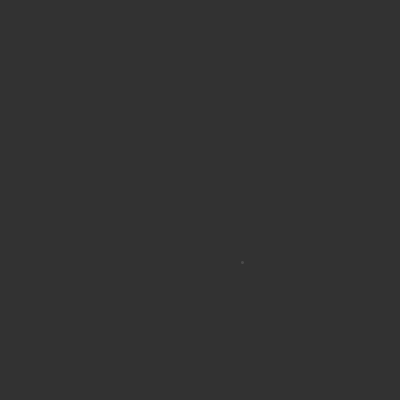
Frame 1 (no input)
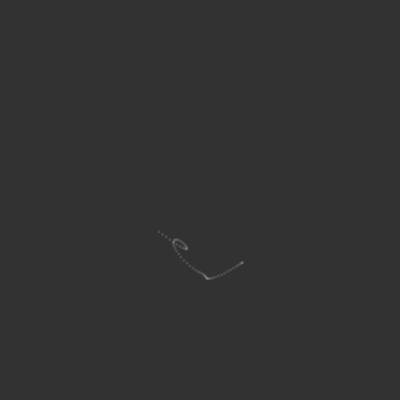
Frame 60 (the mouse pressed at the canvas centre just before this capture)
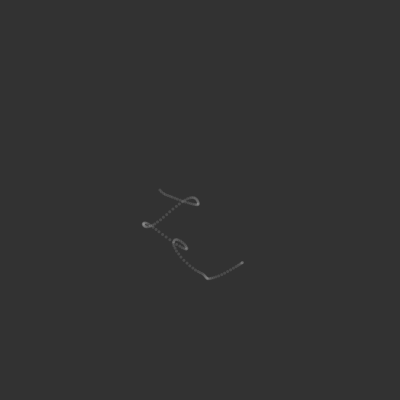
Frame 120 (the mouse held since frame 60 and released just before this capture)

The Processing sketch that drew these frames (run headless with seeded random() and noise(); from frame 60 on, the mouse is pressed at the canvas centre):

// Processing sketch: exercise01
// ── exercise01.pde
/*
Nature of Code - Introduction
 Exercise 1.1: A walker using vectors and Perlin Noise
 
 Author: Fabio Sasseron
 https://github.com/whysasse/mcqb
 */


//Declara objeto
Andarilho a;

void setup() {
  size(400, 400);
  smooth();
  noStroke();
  fill(255, 30);
  background(50);
  //Andarilho a aparece no meio da tela
  a = new Andarilho(); //Constrói o objeto
}

void draw() {
  a.anda();
  a.aparece();
}
// ── Andarilho.pde
class Andarilho {
  PVector location;
  PVector location2;

  Andarilho() {
    location = new PVector(width/2,height/2);
    location2 = new PVector(0,10000);
  }

  void aparece() {
    ellipse(location.x, location.y, 3, 3);
  }

  void anda() {
    // x- and y-location mapped from noise
    location.x = map(noise(location2.x), 0, 1, 0, width);
    location.y = map(noise(location2.y), 0, 1, 0, height);
    
    //Move forward through “time.”
    location2.x += 0.01;
    location2.y += 0.01;
  }
}
